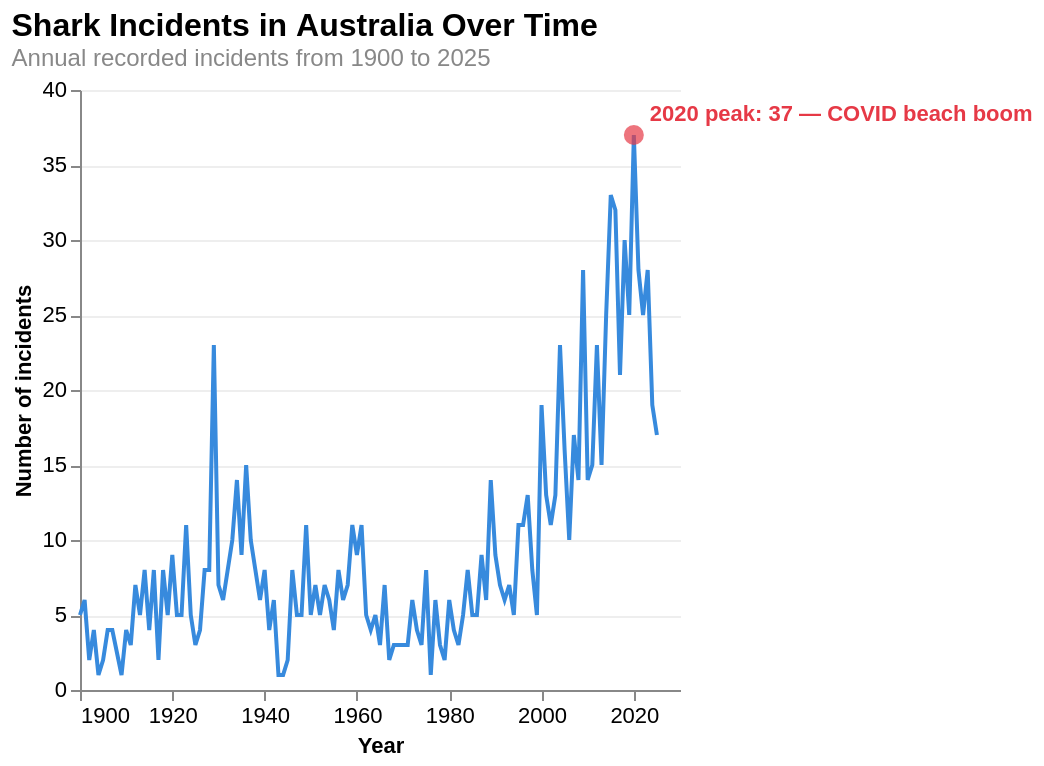

Write a Vega-Lite specification for this figure.
### Vega-Lite specification from a JSON file in a GitHub repository (floating-point values rounded to 4 significant figures)
{"$schema": "https://vega.github.io/schema/vega-lite/v5.json", "title": {"text": "Shark Incidents in Australia Over Time", "subtitle": "Annual recorded incidents from 1900 to 2025", "fontSize": 16, "fontWeight": "bold", "subtitleFontSize": 12, "subtitleColor": "#888888", "anchor": "start"}, "width": "container", "height": 300, "config": {"view": {"stroke": ""}}, "data": {"values": [{"year": 1900, "incidents": 5}, {"year": 1901, "incidents": 6}, {"year": 1902, "incidents": 2}, {"year": 1903, "incidents": 4}, {"year": 1904, "incidents": 1}, {"year": 1905, "incidents": 2}, {"year": 1906, "incidents": 4}, {"year": 1907, "incidents": 4}, {"year": 1909, "incidents": 1}, {"year": 1910, "incidents": 4}, {"year": 1911, "incidents": 3}, {"year": 1912, "incidents": 7}, {"year": 1913, "incidents": 5}, {"year": 1914, "incidents": 8}, {"year": 1915, "incidents": 4}, {"year": 1916, "incidents": 8}, {"year": 1917, "incidents": 2}, {"year": 1918, "incidents": 8}, {"year": 1919, "incidents": 5}, {"year": 1920, "incidents": 9}, {"year": 1921, "incidents": 5}, {"year": 1922, "incidents": 5}, {"year": 1923, "incidents": 11}, {"year": 1924, "incidents": 5}, {"year": 1925, "incidents": 3}, {"year": 1926, "incidents": 4}, {"year": 1927, "incidents": 8}, {"year": 1928, "incidents": 8}, {"year": 1929, "incidents": 23}, {"year": 1930, "incidents": 7}, {"year": 1931, "incidents": 6}, {"year": 1932, "incidents": 8}, {"year": 1933, "incidents": 10}, {"year": 1934, "incidents": 14}, {"year": 1935, "incidents": 9}, {"year": 1936, "incidents": 15}, {"year": 1937, "incidents": 10}, {"year": 1938, "incidents": 8}, {"year": 1939, "incidents": 6}, {"year": 1940, "incidents": 8}, {"year": 1941, "incidents": 4}, {"year": 1942, "incidents": 6}, {"year": 1943, "incidents": 1}, {"year": 1944, "incidents": 1}, {"year": 1945, "incidents": 2}, {"year": 1946, "incidents": 8}, {"year": 1947, "incidents": 5}, {"year": 1948, "incidents": 5}, {"year": 1949, "incidents": 11}, {"year": 1950, "incidents": 5}, {"year": 1951, "incidents": 7}, {"year": 1952, "incidents": 5}, {"year": 1953, "incidents": 7}, {"year": 1954, "incidents": 6}, {"year": 1955, "incidents": 4}, {"year": 1956, "incidents": 8}, {"year": 1957, "incidents": 6}, {"year": 1958, "incidents": 7}, {"year": 1959, "incidents": 11}, {"year": 1960, "incidents": 9}, {"year": 1961, "incidents": 11}, {"year": 1962, "incidents": 5}, {"year": 1963, "incidents": 4}, {"year": 1964, "incidents": 5}, {"year": 1965, "incidents": 3}, {"year": 1966, "incidents": 7}, {"year": 1967, "incidents": 2}, {"year": 1968, "incidents": 3}, {"year": 1969, "incidents": 3}, {"year": 1971, "incidents": 3}, {"year": 1972, "incidents": 6}, {"year": 1973, "incidents": 4}, {"year": 1974, "incidents": 3}, {"year": 1975, "incidents": 8}, {"year": 1976, "incidents": 1}, {"year": 1977, "incidents": 6}, {"year": 1978, "incidents": 3}, {"year": 1979, "incidents": 2}, {"year": 1980, "incidents": 6}, {"year": 1981, "incidents": 4}, {"year": 1982, "incidents": 3}, {"year": 1983, "incidents": 5}, {"year": 1984, "incidents": 8}, {"year": 1985, "incidents": 5}, {"year": 1986, "incidents": 5}, {"year": 1987, "incidents": 9}, {"year": 1988, "incidents": 6}, {"year": 1989, "incidents": 14}, {"year": 1990, "incidents": 9}, {"year": 1991, "incidents": 7}, {"year": 1992, "incidents": 6}, {"year": 1993, "incidents": 7}, {"year": 1994, "incidents": 5}, {"year": 1995, "incidents": 11}, {"year": 1996, "incidents": 11}, {"year": 1997, "incidents": 13}, {"year": 1998, "incidents": 8}, {"year": 1999, "incidents": 5}, {"year": 2000, "incidents": 19}, {"year": 2001, "incidents": 13}, {"year": 2002, "incidents": 11}, {"year": 2003, "incidents": 13}, {"year": 2004, "incidents": 23}, {"year": 2005, "incidents": 16}, {"year": 2006, "incidents": 10}, {"year": 2007, "incidents": 17}, {"year": 2008, "incidents": 14}, {"year": 2009, "incidents": 28}, {"year": 2010, "incidents": 14}, {"year": 2011, "incidents": 15}, {"year": 2012, "incidents": 23}, {"year": 2013, "incidents": 15}, {"year": 2014, "incidents": 25}, {"year": 2015, "incidents": 33}, {"year": 2016, "incidents": 32}, {"year": 2017, "incidents": 21}, {"year": 2018, "incidents": 30}, {"year": 2019, "incidents": 25}, {"year": 2020, "incidents": 37}, {"year": 2021, "incidents": 28}, {"year": 2022, "incidents": 25}, {"year": 2023, "incidents": 28}, {"year": 2024, "incidents": 19}, {"year": 2025, "incidents": 17}]}, "layer": [{"mark": {"type": "line", "strokeWidth": 2, "color": "#378ADD"}, "encoding": {"x": {"field": "year", "type": "quantitative", "scale": {"domainMin": 1900, "domainMax": 2026}, "axis": {"title": "Year", "titleFontSize": 11, "labelFontSize": 11, "format": "d", "grid": false, "values": [1900, 1910, 1920, 1930, 1940, 1950, 1960, 1970, 1980, 1990, 2000, 2010, 2020]}}, "y": {"field": "incidents", "type": "quantitative", "axis": {"title": "Number of incidents", "titleFontSize": 11, "labelFontSize": 11, "grid": true, "gridColor": "#eeeeee"}}, "tooltip": [{"field": "year", "title": "Year", "format": "d"}, {"field": "incidents", "title": "Incidents"}]}}, {"transform": [{"filter": "datum.year === 2020"}], "mark": {"type": "point", "filled": true, "size": 100, "color": "#e63946"}, "encoding": {"x": {"field": "year", "type": "quantitative"}, "y": {"field": "incidents", "type": "quantitative"}}}, {"transform": [{"filter": "datum.year === 2020"}], "mark": {"type": "text", "align": "left", "dx": 8, "dy": -10, "fontSize": 11, "fontWeight": "bold", "color": "#e63946"}, "encoding": {"x": {"field": "year", "type": "quantitative"}, "y": {"field": "incidents", "type": "quantitative"}, "text": {"value": "2020 peak: 37 — COVID beach boom"}}}]}
